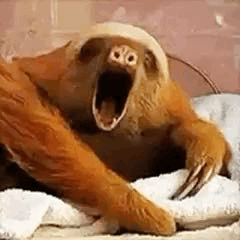
#> input picture files/bradipo.gif, 240 x 240 px
$ python encoder.py
#> lines starting #> are read from the running program, lines starting #| are printed output that depends on the picture
from PIL import Image
from pydub import AudioSegment
import struct
import io

# Funzione per leggere una GIF e ottenere i frame
def get_gif_frames(gif_path):
#> called with gif_path = 'files/bradipo.gif'
    gif = Image.open(gif_path)
#> gif is the input picture: PIL image 240x240 P; mean R, G, B, A 157.8, 114.6, 82.7, 255
    frames = []
    try:
        while True:
            frames.append(gif.copy())
            gif.seek(gif.tell() + 1)
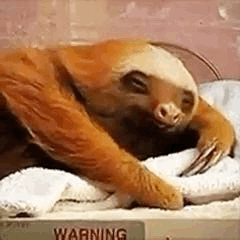
#> gif: PIL image 240x240 RGBA; mean R, G, B, A 166.3, 123.8, 91.4, 255
#> after the loop, frames = 34 items
    except EOFError:
        pass
    return frames

# Funzione per leggere un file MP3 e restituire i dati in formato compresso MP3
def get_mp3_data(mp3_path):
    audio = AudioSegment.from_file(mp3_path, format="mp3")
    mp3_buffer = io.BytesIO()
    audio.export(mp3_buffer, format="mp3")
    return mp3_buffer.getvalue(), audio.frame_rate, audio.channels, audio.sample_width

# Funzione per creare un file .agif
def create_agif(gif_path, mp3_path, output_path):
    # Leggi i frame della GIF e i dati MP3
    frames = get_gif_frames(gif_path)
#> frames = 34 items
    mp3_data, sample_rate, channels, sample_width = get_mp3_data(mp3_path)

    # Definisci l'header del file .agif
    agif_header = struct.pack(
        '<4sBBII',    # Formato dell'header (4s = 4 caratteri, B = 1 byte, I = 4 byte int)
        b'AGIF',      # Signature
        1,            # Versione
        len(frames),  # Numero di frame GIF
        len(mp3_data),# Dimensione dati MP3
        0             # Placeholder per opzioni
    )

    # Scrivi l'header e i dati su file
    with open(output_path, 'wb') as f:
        f.write(agif_header)
        # Scrivi i frame della GIF come sequenza
        for frame in frames:
            with io.BytesIO() as frame_buffer:
                frame.save(frame_buffer, format='PNG')
                frame_bytes = frame_buffer.getvalue()
            frame_header = struct.pack('<I', len(frame_bytes))
            f.write(frame_header)
            f.write(frame_bytes)
        # Scrivi i dati MP3
        f.write(mp3_data)

# Esempio di utilizzo
file_gif_name = 'files/bradipo.gif'  # Inserire il nome del file GIF
file_mp3_name = 'files/clacson.mp3'  # Inserire il nome del file MP3
output_agif_name = 'files/bradipoclacson.agif'  # Inserire il nome del file .agif di output

create_agif(file_gif_name, file_mp3_name, output_agif_name)
#> (the call stopped at in get_mp3_data, `audio = AudioSegment.from_file(mp3_path, format="mp3")`: pydub is not available in this run)
